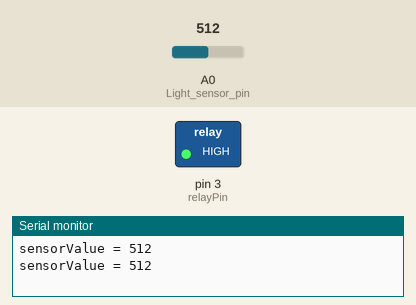
Bench run of a sketch on a simulated Arduino Uno, built with avr-gcc and run on an emulated ATmega328P. On the bench: switched loads named in the sketch (green lamp = pin HIGH), the last lines printed to the serial monitor. The inputs (shaded band) are chosen by the test bench; at power-on: A0 (Light_sensor_pin) = 512.

Above: at 4.3 s.
4.4 s: A0 (Light_sensor_pin) set to 710
At 7.7 s:
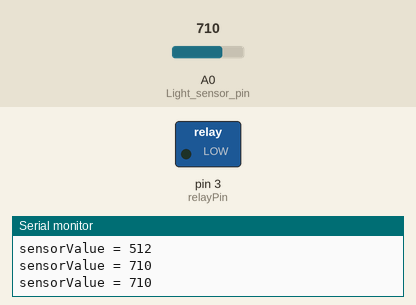
8.9 s: A0 (Light_sensor_pin) set to 693
At 9.7 s:
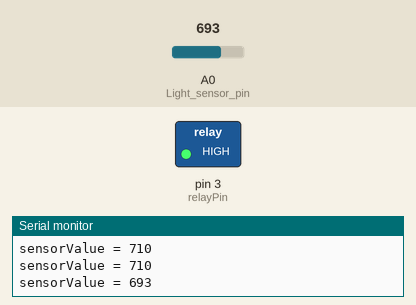
17.5 s: A0 (Light_sensor_pin) set to 716
At 19.7 s:
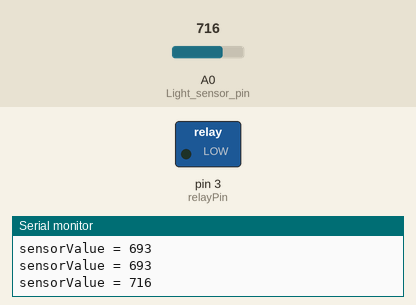
22.0 s: A0 (Light_sensor_pin) set to 690
At 23.3 s:
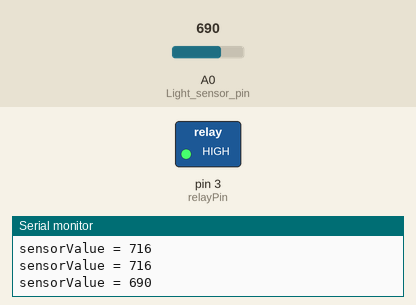
Timing chart, 0 to 30.5 s (numbered marks = the images above; inputs shaded):
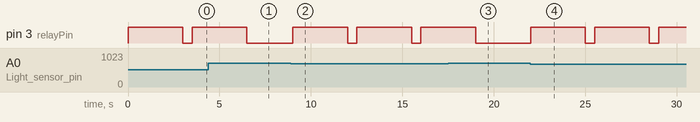

Measured:
- the behaviour switches between 700 and 699 on A0 (Light_sensor_pin) (found by bisection; images 1 and 2)
- after the input at 4.4 s, pin 3 (relayPin): goes on until 6.5 s, then stays LOW
- after the input at 8.9 s, pin 3 (relayPin): alternates HIGH for 3.0 s and LOW for 0.50 s, starting after 0.10 s
- after the input at 17.5 s, pin 3 (relayPin): goes on until 19.0 s, then stays LOW
- after the input at 22.0 s, pin 3 (relayPin): alternates HIGH for 3.0 s and LOW for 0.50 s, starting at once

The sketch:

Relay_LightSensor.ino
```cpp
int relayPin=3;
const int Light_sensor_pin = 14;//pin腳的A0 = 14
void setup() {
  //繼電器
  pinMode(relayPin,OUTPUT);
  //光敏電阻
  Serial.begin(9600);
  pinMode(Light_sensor_pin,INPUT);
}

void loop() {
  int sensorValue;
  sensorValue = analogRead(Light_sensor_pin);
  Serial.print("sensorValue = ");
  Serial.println(sensorValue);
  if(sensorValue < 700){
    digitalWrite(relayPin,HIGH);
    delay(3000);
  };
    digitalWrite(relayPin,LOW);
    delay(500);
}
```
